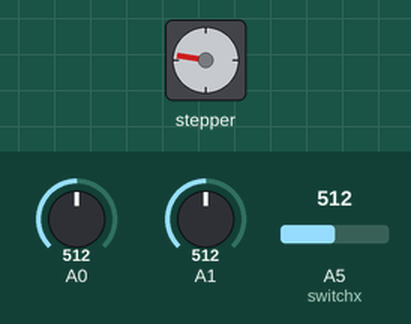
This sketch was run on a simulated Arduino Uno, built with avr-gcc and run on an emulated ATmega328P. Shown: stepper motor. Inputs (shaded band) come from the test bench; at power-on: A5 (switchx) = 512, A0 = 512, A1 = 512. Stepper angles assume 400 steps per turn.

Above: at 1.2 s.
1.3 s: A5 (switchx) set to 982
At 1.69 s:
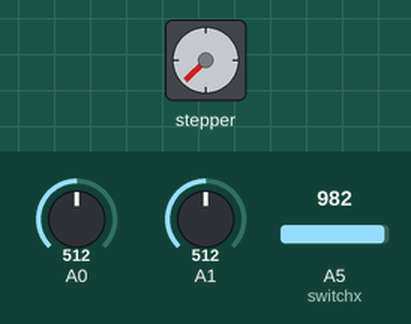
4.3 s: A5 (switchx) set to 1013
At 5.1 s:
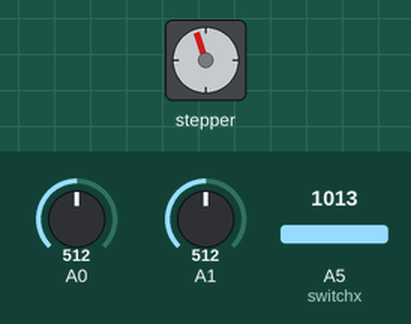
Timing chart, 0 to 7.3 s (numbered marks = the images above; inputs shaded):
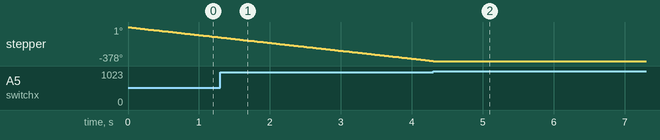

Measured:
- the behaviour switches between 1000 and 1001 on A5 (switchx) (found by bisection; images 1 and 2)
- after the input at 4.3 s, stepper: stops changing and stays -378°

The sketch:

Ny.ino
```cpp
#include <Stepper.h>                        //Vi inkluderer stepper biblioteket der gør det nemt at styre en stepper motor.
Stepper stepperX(400, 8, 9, 10, 11);        //Denne funktion laver en ny instans af Stepper klassen som repræsenterer vores stepper motor i x-retningen/y-retningen.
Stepper stepperY(400, 4, 5, 6, 7);          //Parameterne som vi angiver er: Stepper(steps/omdrejning, pin1, pin2, pin3, pin4)
const int joystickX = A0;                   //Navngiver analog0 (Beskriver joystickets position i x-aksen)
const int joystickY = A1;                   //Navngiver analog1 (Beskriver joystickets position i y-aksen)
const int switchx = A5;                     //Navngiver analog5 (Beskriver switchen værdi der sidder på y-aksen)
boolean opstart = true;                     //Variablen "opstart" fortæller om vi skal køre opstarts proceduren

int maxX = 2190;                            //Max steps på x-aksen
int xPosition = 0;                          //Flødeskumsdåsens position på x-aksen

int maxY = 2190;                            //Max steps på y-aksen
int yPosition = 0;                          //Flødeskumsdåsesn position på y-aksen


void setup() {
  Serial.begin(9600);
}

void loop() {
  if (opstart) {                            //Hvis dette er sandt kører vi opstarts proceduren
    int temp = analogRead(switchx);         //Vi læser spændingen på analog5
    if (temp > 1000) {                      //Hvis den er over 1000 så betyder det at der er forbindelse
      opstart = false;                      //Sætter vi variablen til at være = false
    } else {
      stepperX.step(-1);                    //Hvis der ikke er forbindelse gennem switchen(x) så skal stepper motoren flytte sig derhen imod
      delay(10);                            //Et lille delay så stepper motoren kan følge med
    }
  } else {
    moveStepper(joyPosition(joystickX), joyPosition(joystickY));  //Vi refererer til en funktion kaldt "moveStepper" med parameterne af en funktion for en switch
    delay(10);                              //Et lille delay så stepper motoren kan følge med
  }
}

int joyPosition(int analog) {                 //Dette er en funktion der returnerer en integer. Denne funkion har til opgave at returne retningen for joysticket
  int value = analogRead(analog);             //Arduinoen læser spændingen på den angivende joystick-port
  if (value < 150) {                          //Arduinoen omkriver spændingen på en analog port til et tal mellem 0 - 1023 (0V = 0, 5V = 1023).
    return (-1);                              //Hvis dette tal er under 150 så returnerer funktionen "-1"
  }
  else if (value < 873 ) {                    //Hvis tallet er under 873 så returnerer funktionen "0"
    return 0;
  }
  else {                                      //Hvis tallet er over 873 så returnerer funktionen "1"
    return 1;
  }
}


void moveStepper(int x, int y) {              //Dette er en funktion der imod overstående ikke returnerer en værdi. Denne funktion har til opgave at flytte stepper motoren
  if (x != 0) {                               //Hvis x-værdien af inputtet ikke er 0 så gør følgende
    int temp = xPosition + x;
    if (temp >= 0 && temp <= maxX){           //Tjekker om retningen for joysticket ikke overskrider en af vores grænser
      stepperX.step(x);                       //Hvis ikke så skal stepper motoren flytte sig i joystickets retning
      xPosition = temp;                       //Gemmer den nye position for flødeskumsdåsen
    }
  }
  if (y != 0) {                               //Hvis y-værdien af inputtet ikke er 0 så gør følgende
    int temp2 = yPosition + y;
    if (temp2 >= 0 && temp2 <= maxY){         //Tjekker om retningen for joysticket ikke overskrider en af vores grænser
      stepperY.step(y);                       //Hvis ikke så skal stepper motoren flytte sig i joystickets retning
      yPosition = temp2;                      //Gemmer den nye position for flødeskumsdåsen
    }
  }
}
```
